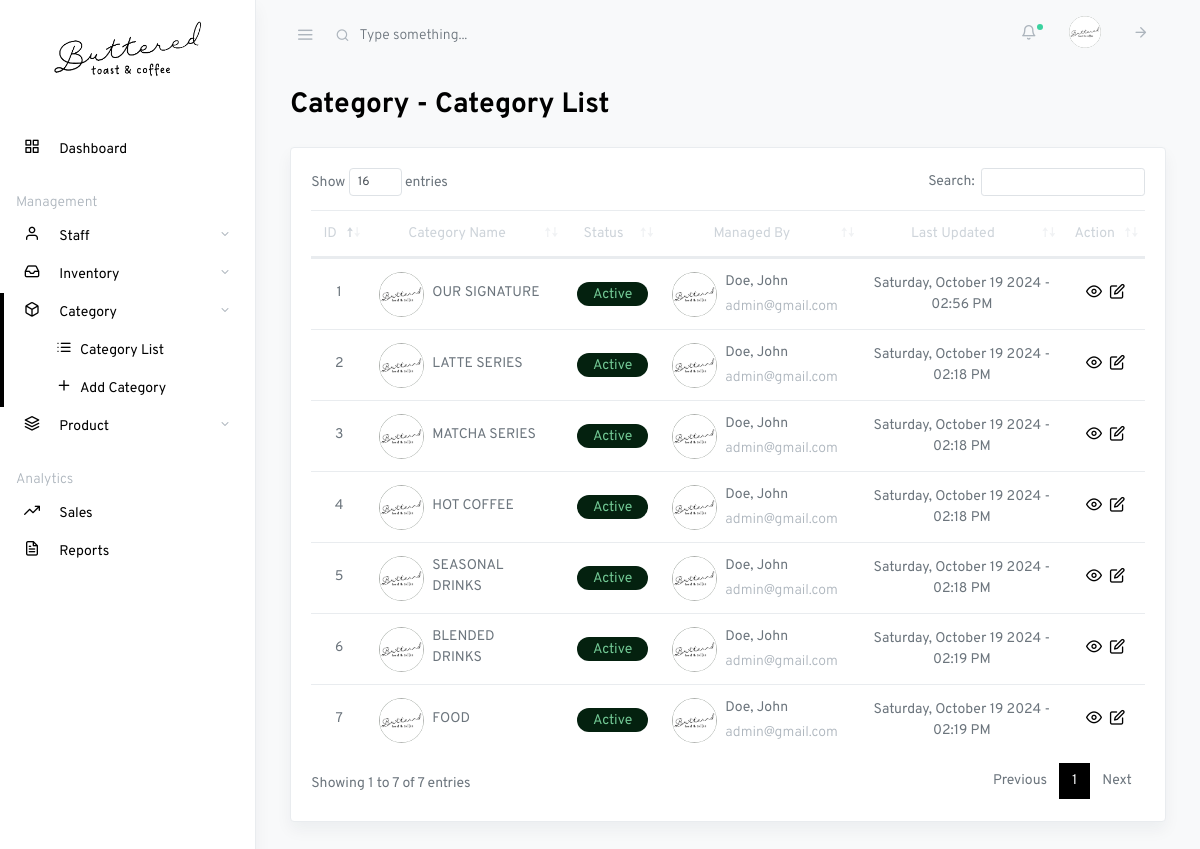
The page /owner-category-list.php (signed in) on the database as committed earlier.
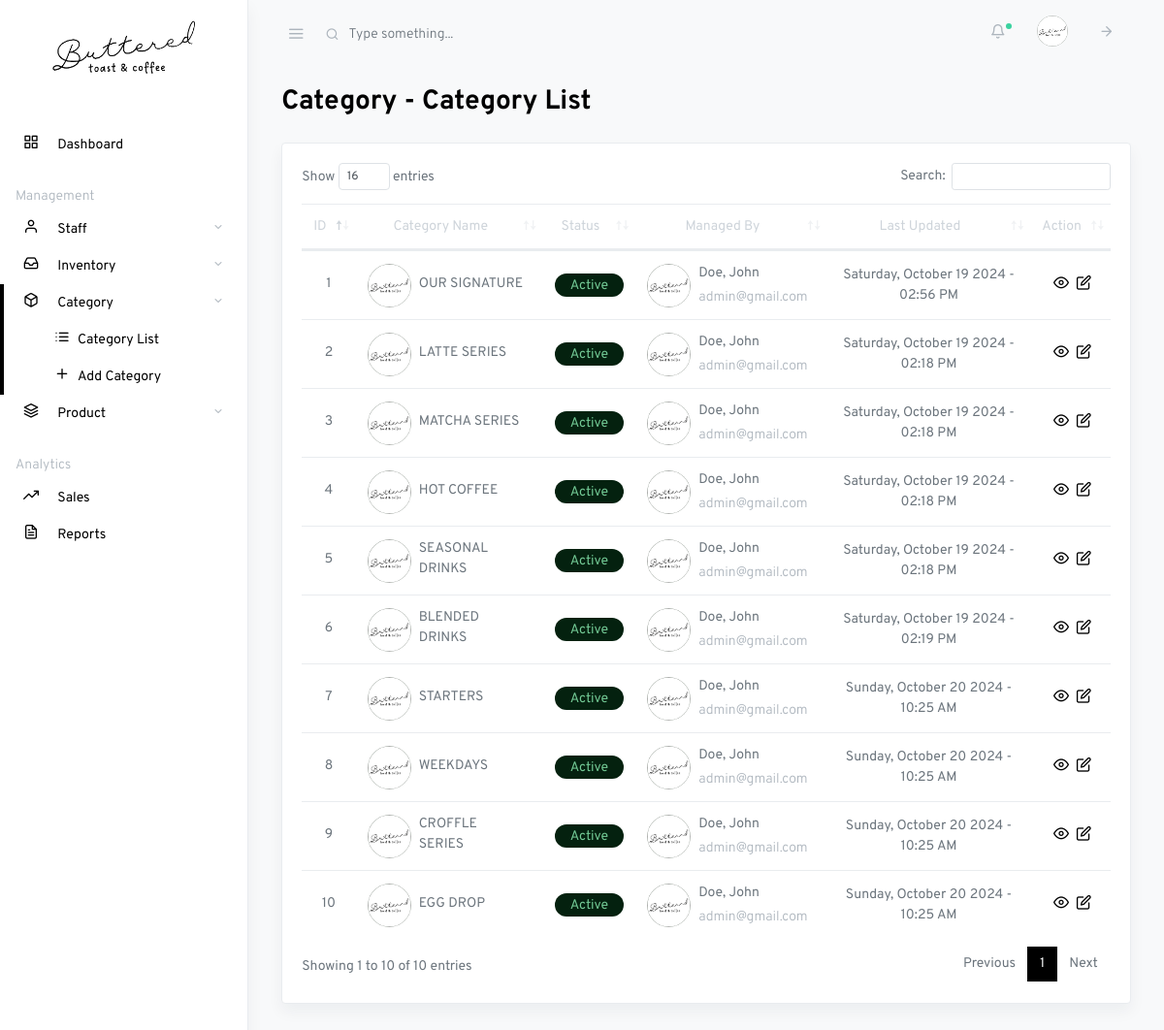
The same page on the database as committed later.
### tables this page shows
CREATE TABLE `owner` (
  `owner_id` int(11) NOT NULL,
  `username` varchar(50) NOT NULL,
  `password` varchar(255) NOT NULL,
  `email` text NOT NULL,
  `firstname` text NOT NULL,
  `lastname` text NOT NULL,
  `contact_number` text NOT NULL,
  `photo` text NOT NULL,
  `account_created` timestamp(6) NOT NULL DEFAULT current_timestamp(6) ON UPDATE current_timestamp(6)
);

CREATE TABLE `category` (
  `category_id` int(11) NOT NULL,
  `owner_id` int(11) NOT NULL,
  `category_name` text NOT NULL,
  `status` int(1) NOT NULL,
  `photo` text NOT NULL,
  `last_updated` timestamp(6) NOT NULL DEFAULT current_timestamp(6) ON UPDATE current_timestamp(6)
);

### owner-category-list.php (the view, shortened to what the rows shown need)
<!DOCTYPE html>
<html lang="en">
<head>
    <?php include 'partials/header.php'; ?>
    <link rel="stylesheet" href="css/dataTables.bootstrap4.css">
</head>
<body class="vertical  light">
    <div class="wrapper">
        <?php include 'partials/owner-navbar.php'; ?>
        <main role="main" class="main-content">
            <div class="container-fluid">
                <div class="row justify-content-center">
                    <div class="col-12">
                        <h2 class="page-title">Category - Category List</h2>
                        <div class="row my-4">
                            <div class="col-md-12">
                                <div class="card shadow">
                                    <div class="card-body">
                                        <table class="table datatables" id="dataTable-1">
                                            <thead>
                                                <tr class="text-center">
                                                    <th>ID</th>
                                                    <th>Category Name</th>
                                                    <th>Status</th>
                                                    <th>Managed By</th>
                                                    <th>Last Updated</th>
                                                    <th>Action</th>
                                                </tr>
                                            </thead>
                                            <tbody>
                                                <?php
                                                $sql1 = "SELECT * FROM category";
                                                $r = mysqli_query($link, $sql1);
                                                if ($r->num_rows > 0) {
                                                    while ($row1 = mysqli_fetch_assoc($r)) {
                                                        $owner_id = $row1['owner_id'];
                                                        $sql3 = "SELECT * FROM owner WHERE owner_id = $owner_id";
                                                        $result3 = mysqli_query($link, $sql3);
                                                        $row3 = mysqli_fetch_assoc($result3);
                                                        ?>
                                                        <tr class="text-center">
                                                            <td>
                                                                <p class="fw-normal mb-1">
                                                                    <?php echo $row1['category_id']; ?>
                                                                </p>
                                                            </td>
                                                            <td>
                                                                <div class="d-flex align-items-center">
                                                                    <img src="storage/category/<?php if ($row1["photo"] != "") {
                                                                        echo $row1["photo"];
                                                                    } else {
                                                                        echo 'default_image.png';
                                                                    } ?>" alt="" style="width: 45px; height: 45px"
                                                                        class="rounded-circle" />
                                                                    <div class="ms-3 text-left mx-2">
                                                                        <p class="fw-bold mb-1">
                                                                            <?php echo $row1['category_name']; ?>
                                                                        </p>
                                                                    </div>
                                                                </div>
                                                            </td>
                                                            <td>
                                                                <?php if ($row1['status'] == 0) {
                                                                    echo '<span class="badge badge-success rounded-pill d-inline px-3">Active</span>';
                                                                } elseif ($row1['status'] == 1) {
                                                                    echo '<span class="badge badge-danger rounded-pill d-inline px-3">Inactive</span>';
                                                                } ?>
                                                            </td>
                                                            <td>
                                                                <div class="d-flex align-items-center">
                                                                    <img src="storage/profile/<?php if ($row3["photo"] != "") {
                                                                        echo $row3["photo"];
                                                                    } else {
                                                                        echo 'default_image.png';
                                                                    } ?>" alt="" style="width: 45px; height: 45px"
                                                                        class="rounded-circle" />
                                                                    <div class="ms-3 text-left mx-2">
                                                                        <p class="fw-bold mb-1">
                                                                            <?php echo $row3['lastname']; ?>,
                                                                            <?php echo $row3['firstname']; ?>
                                                                        </p>
                                                                        <p class="text-muted mb-0"><?php echo $row3['email']; ?>
                                                                        </p>
                                                                    </div>
                                                                </div>
                                                            </td>
                                                            <td>
                                                                <?php $formattedDate = date("l, F j Y - h:i A", strtotime($row1["last_updated"]));
                                                                echo $formattedDate; ?>
                                                            </td>
                                                            <td>
                                                                <div class="d-inline">
                                                                    <a class="ml-1 action-icon" href="#" data-toggle="modal"
                                                                        type="button"
                                                                        data-target="#view-category-<?php echo $row1['category_id'] ?>">
                                                                        <i class="fe fe-eye fe-16"></i>
                                                                    </a>
                                                                    <a class="ml-1 action-icon" href="#" data-toggle="modal"
                                                                        type="button"
                                                                        data-target="#edit-category-<?php echo $row1['category_id'] ?>">
                                                                        <i class="fe fe-edit fe-16"></i>
                                                                    </a>
                                                                </div>
                                                            </td>
                                                        </tr>
                                                        <?php
                                                    }
                                                }
                                                ?>
                                            </tbody>
                                        </table>
                                    </div>
                                </div>
                            </div>
                        </div>
                    </div>
                </div>
            </div>
        </main>
    </div>
</body>
</html>

### partials/owner-navbar.php (shortened to what the rows shown need)
<?php
require_once "config.php";
$sql = "SELECT * FROM owner WHERE owner_id = '".$_SESSION['id']."'";
$result = mysqli_query($link, $sql);
$row = mysqli_fetch_assoc($result);
?>
<nav class="topnav navbar navbar-light">
    <ul class="nav">
        <li class="nav-item">
            <a class="nav-link text-muted" href="./#">
                <span class="avatar avatar-sm">
                    <img src="storage/profile/<?php if ($row["photo"] != "" ) { echo $row["photo"]; } else { echo 'default_image.png'; } ?>" alt="..." class="avatar-img rounded-circle">
                </span>
            </a>
        </li>
    </ul>
</nav>

Rows that differ between the two databases and show on the page:
changed category id 7: category_name "FOOD" → "STARTERS"; last_updated "Saturday, October 19 2024 - 02:19 PM" → "Sunday, October 20 2024 - 10:25 AM"
added category: category_id "8", photo (placeholder picture), category_name "WEEKDAYS", status "Active", owner.photo (picture), owner.lastname "Doe", owner.firstname "John", owner.email "admin@gmail.com", last_updated "Sunday, October 20 2024 - 10:25 AM"
added category: category_id "9", photo (placeholder picture), category_name "CROFFLE SERIES", status "Active", owner.photo (picture), owner.lastname "Doe", owner.firstname "John", owner.email "admin@gmail.com", last_updated "Sunday, October 20 2024 - 10:25 AM"
added category: category_id "10", photo (placeholder picture), category_name "EGG DROP", status "Active", owner.photo (picture), owner.lastname "Doe", owner.firstname "John", owner.email "admin@gmail.com", last_updated "Sunday, October 20 2024 - 10:25 AM"
Other text that changed with them:
text written by a page script: "Show entries Search: Showing 1 to 7 of 7 entries Previous 1 Next" → "Show entries Search: Showing 1 to 10 of 10 entries Previous 1 Next"
